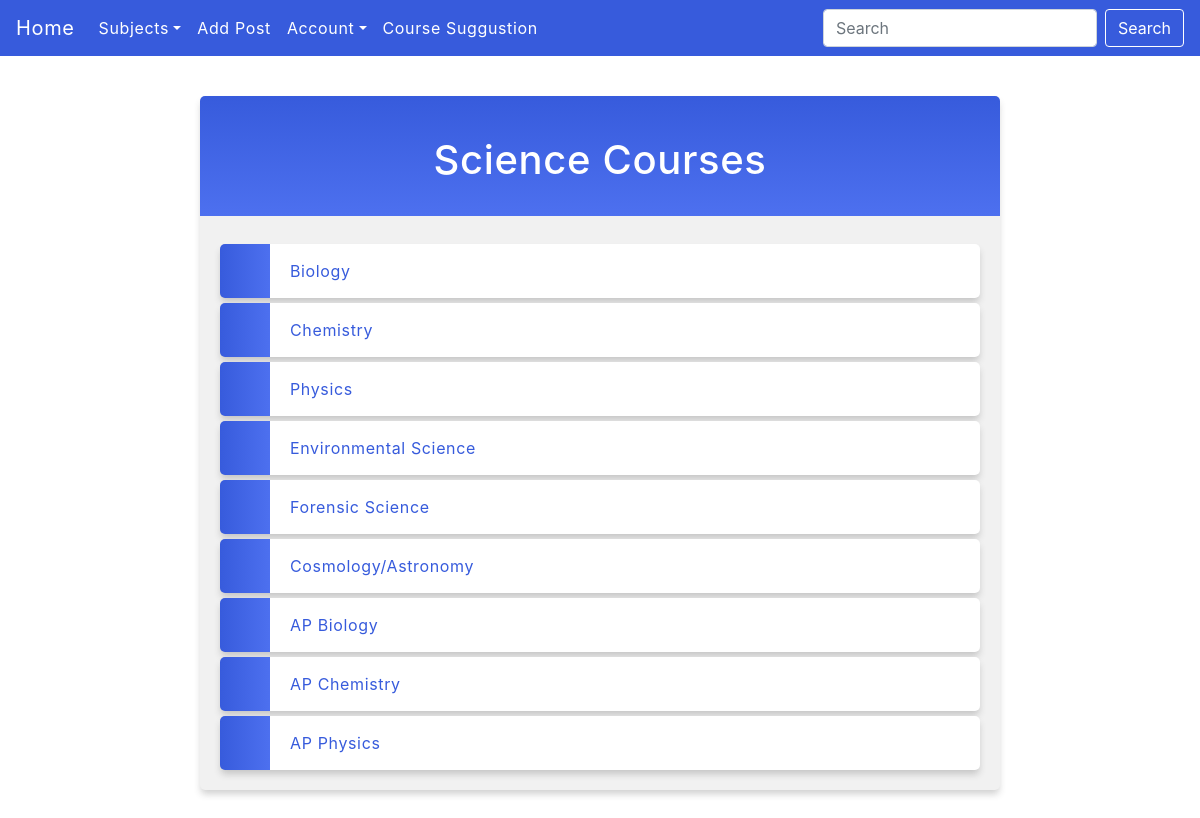
Page /subjects/subjectDetails/Science on the earlier database version.
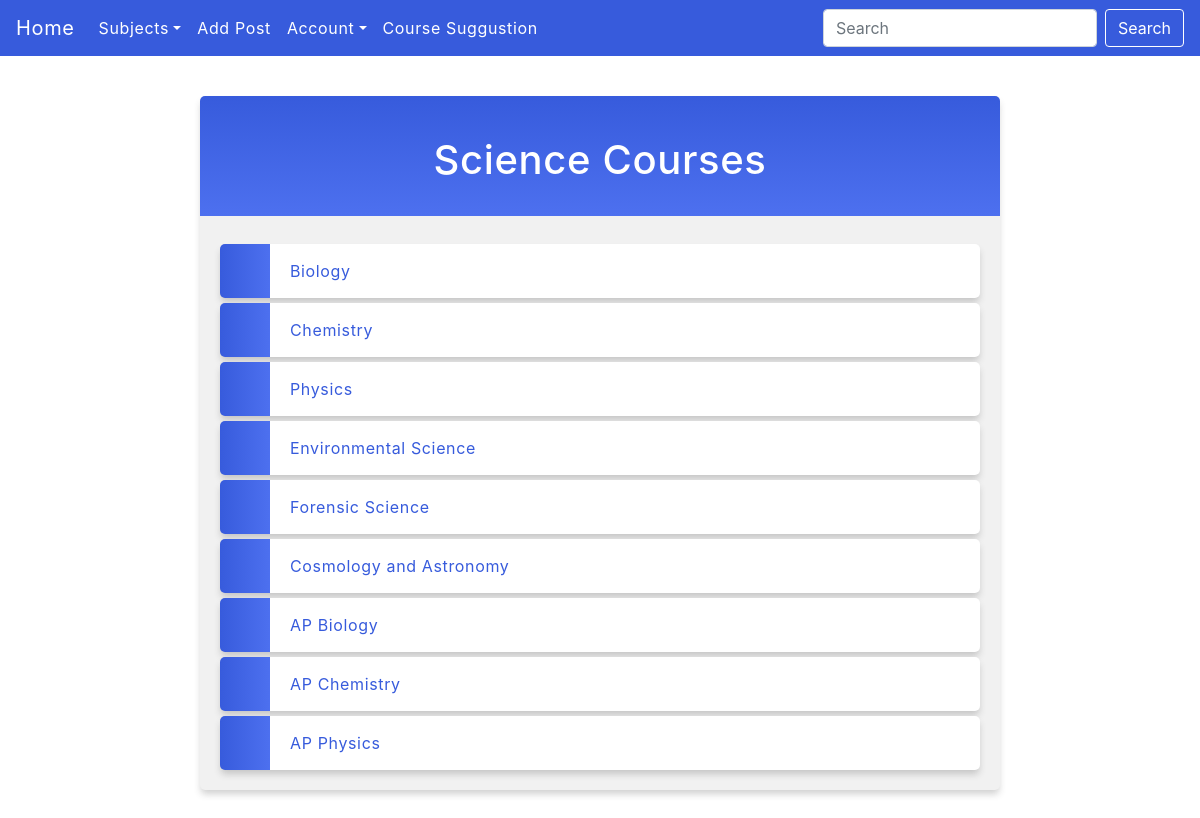
Same page on the later database version.
### posts/models.py (models this page shows, shortened)
class Course(models.Model):
    course_name = models.CharField("Course", max_length = 75)
    all_tickets = models.ManyToManyField(Ticket, null = True, blank=True)

### posts/views.py (the view)
# urls.py: path('subjects/subjectDetails/<str:subject>', views.subjectDetails, name = "Subject Details"),
def subjectDetails(request, subject):
    core_subject = CoreSubject.objects.get(subject=subject)
    courses = core_subject.courses.all()
    template = loader.get_template('subjects_details.html')
    context = {
        'subject': core_subject,
        'courses': courses,
    }
    return HttpResponse(template.render(context, request))

### posts/templates/subjects_details.html (shortened to what this page needs)
{% extends "master.html" %}
{% block search %}
<form class="form-inline my-2 my-lg-0" method="POST" action="{% url 'search_tickets' %}">
  <input class="form-control mr-sm-2" type="search" placeholder="Search" aria-label="Search" name="search_query" style="color: #375BDC;">
  <button class="btn btn-outline-success my-2 my-sm-0" type="submit">Search</button>
</form>
{% endblock %}
{% block content %}
  <div class = "mycard">
  <h1>{{ subject.subject }} Courses</h1>
  <ul>
    {% for course in courses %}
      <li><a href="{{ subject.subject}}/{{ course.course_name }}">{{ course.course_name }}</a></li>
    {% endfor %}
  </ul>
  </div>
{% endblock %}

Differences in the rows shown:
changed Course: course_name "Cosmology/Astronomy" → "Cosmology and Astronomy"
